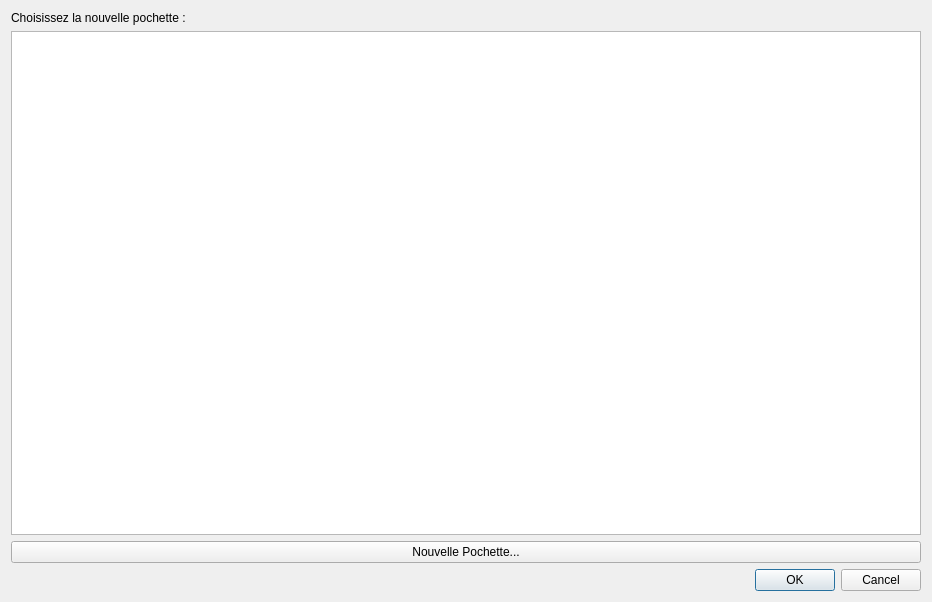
<?xml version="1.0" encoding="UTF-8"?>
<ui version="4.0">
 <class>DialogChoixPochette</class>
 <widget class="QDialog" name="DialogChoixPochette">
  <property name="geometry">
   <rect>
    <x>0</x>
    <y>0</y>
    <width>932</width>
    <height>602</height>
   </rect>
  </property>
  <property name="windowTitle">
   <string>Choix de la pochette de l'Artiste</string>
  </property>
  <layout class="QVBoxLayout" name="verticalLayout">
   <item>
    <widget class="QLabel" name="label">
     <property name="text">
      <string>Choisissez la nouvelle pochette :</string>
     </property>
    </widget>
   </item>
   <item>
    <widget class="QListWidget" name="ListePoch">
     <property name="iconSize">
      <size>
       <width>150</width>
       <height>150</height>
      </size>
     </property>
     <property name="gridSize">
      <size>
       <width>180</width>
       <height>180</height>
      </size>
     </property>
     <property name="viewMode">
      <enum>QListView::IconMode</enum>
     </property>
    </widget>
   </item>
   <item>
    <widget class="QPushButton" name="NewPoch">
     <property name="text">
      <string>Nouvelle Pochette...</string>
     </property>
    </widget>
   </item>
   <item>
    <widget class="QDialogButtonBox" name="buttonBox">
     <property name="orientation">
      <enum>Qt::Horizontal</enum>
     </property>
     <property name="standardButtons">
      <set>QDialogButtonBox::Cancel|QDialogButtonBox::Ok</set>
     </property>
    </widget>
   </item>
  </layout>
 </widget>
 <resources/>
 <connections>
  <connection>
   <sender>buttonBox</sender>
   <signal>accepted()</signal>
   <receiver>DialogChoixPochette</receiver>
   <slot>accept()</slot>
   <hints>
    <hint type="sourcelabel">
     <x>248</x>
     <y>254</y>
    </hint>
    <hint type="destinationlabel">
     <x>157</x>
     <y>274</y>
    </hint>
   </hints>
  </connection>
  <connection>
   <sender>buttonBox</sender>
   <signal>rejected()</signal>
   <receiver>DialogChoixPochette</receiver>
   <slot>reject()</slot>
   <hints>
    <hint type="sourcelabel">
     <x>316</x>
     <y>260</y>
    </hint>
    <hint type="destinationlabel">
     <x>286</x>
     <y>274</y>
    </hint>
   </hints>
  </connection>
 </connections>
</ui>
